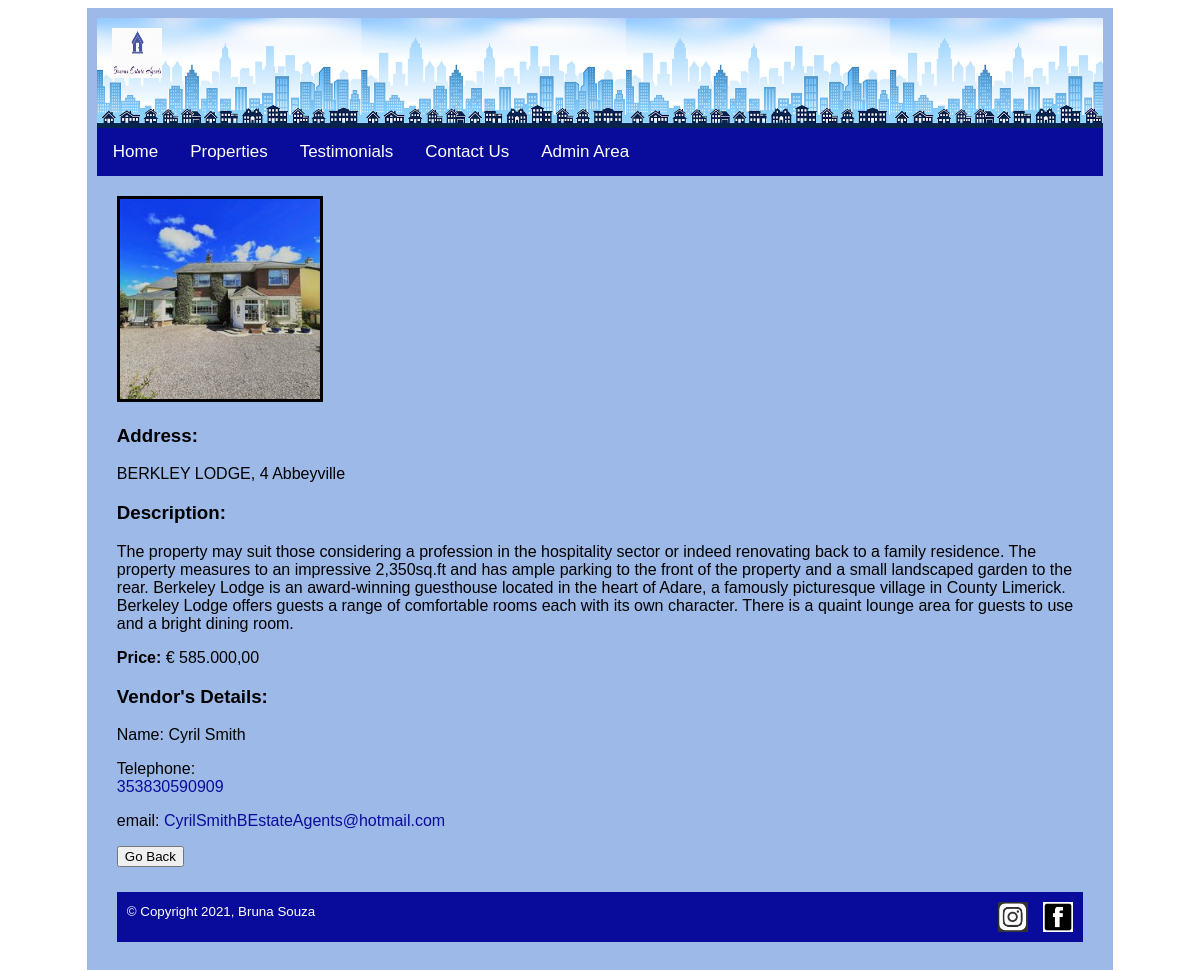
The app's page /template.php?propertyid=1&pageName=propertyDetails with its own data.
### tables this page shows
CREATE TABLE `property` (
  `propertyid` int(11) NOT NULL,
  `address1` varchar(50) NOT NULL,
  `town` varchar(50) NOT NULL,
  `county` varchar(50) NOT NULL,
  `price` double NOT NULL,
  `bedrooms` int(2) DEFAULT NULL,
  `shortdescription` text NOT NULL,
  `longdescription` text NOT NULL,
  `image` varchar(50) NOT NULL,
  `categoryid` int(11) NOT NULL,
  `vendorid` int(11) NOT NULL
);

CREATE TABLE `vendor` (
  `vendorid` int(11) NOT NULL,
  `surname` varchar(20) NOT NULL,
  `firstname` varchar(20) NOT NULL,
  `address1` varchar(50) NOT NULL,
  `town` varchar(20) NOT NULL,
  `county` varchar(20) NOT NULL,
  `mobile` varchar(20) NOT NULL,
  `email` varchar(100) NOT NULL
);

### propertyDetails.php (the view, shortened to what this page needs)
<!DOCTYPE HTML>
<html lang="en">
  <div id="content">
    <div id="displayProperties">
      <?php
        require 'connect.php';
        $propertyid= $_GET["propertyid"];
        $sql= "SELECT * FROM property WHERE propertyid=$propertyid";
        $result=mysqli_query($link, $sql);
        $row=mysqli_fetch_array($result);
        $image=$row["image"];
        $longdescription=$row["longdescription"];
        $address1=$row["address1"];
        $price=$row["price"];
        $vendorid=$row["vendorid"];
      ?>
      <?php
        $sql2= "SELECT * FROM vendor WHERE vendorid=$vendorid";
        $result2=mysqli_query($link, $sql2);
        $row2=mysqli_fetch_array($result2);
        $firstname=$row2["firstname"];
        $surname=$row2["surname"];
        $mobile=$row2["mobile"];
        $email=$row2["email"];
      ?>
      <?php echo "<img src='$image' width=200 height=200' border=3px> <h3>";?>
      <?php
        echo "<h3>Address:</h3>";
        echo "$address1";
        echo "<h3>Description:</h3>";
        echo "$longdescription";
        $displayPrice = number_format($price, 2, ',', '.');
        echo "<strong>Price: </strong> € $displayPrice";
        echo "<h3>Vendor's Details:</h3>";
        echo "Name: ";
        echo "$firstname ";
        echo "$surname";
        echo "Telephone: ";
        echo "<div id=vendorContact>";
        echo "<a href=\"tel:$mobile\">$mobile</a><p>";
        echo "</p>";
        echo "email: ";
        echo "<a href = \"mailto:$email\">$email</a>";
        echo "</div>";
      ?>
      <p>
      <button onclick="goBack()">Go Back</button>
      </p>
    </div>
  </div>
</html>

### css/styles.css (style rules this page uses)
body { background-color: #ffffff; }
#header { height: 110px; background-repeat: repeat-x; background-image: url("../images/header.jpeg"); background-size: auto 110px; }
#logo { float:left; margin-top: 10px; margin-left: 15px; }
.topnav { overflow: hidden; background-color: #090C9B; }
.topnav a { float: left; color: #ffffff; padding: 14px 16px; text-decoration: none; font-size: 17px; }
.dropdown { float: left; overflow: hidden; }
.dropdown .dropbtn { font-size: 17px; border: none; color: #ffffff; padding: 14px 16px; background-color: inherit; font-family: inherit; }
#content { min-height: 400px; }
.content a { text-decoration: none; color: #000000; }
#companyContact a, #vendorContact a { color:#090C9B; }
#footer { background-color: #090C9B; color: #ffffff; height: 30px; margin-top: 25px; padding: 10px; }
#facebookLogo { float:right; margin-left: 15px; }
#InstagramLogo { float:right; }

### records on screen
property: image (picture), address1 "BERKLEY LODGE, 4 Abbeyville", longdescription "The property may suit those considering a profession in the hospitality sector or indeed renovating back to a family residence. The property measures to an impressive 2,350sq.ft and has ample parking to the front of the property and a small landscaped garden to the rear. Berkeley Lodge is an award-winning guesthouse located in the heart of Adare, a famously picturesque village in County Limerick. Berkeley Lodge offers guests a range of comfortable rooms each with its own character. There is a quaint lounge area for guests to use and a bright dining room.", price "585.000,00"
vendor: firstname "Cyril", surname "Smith", mobile "353830590909", email "CyrilSmithBEstateAgents@hotmail.com"
